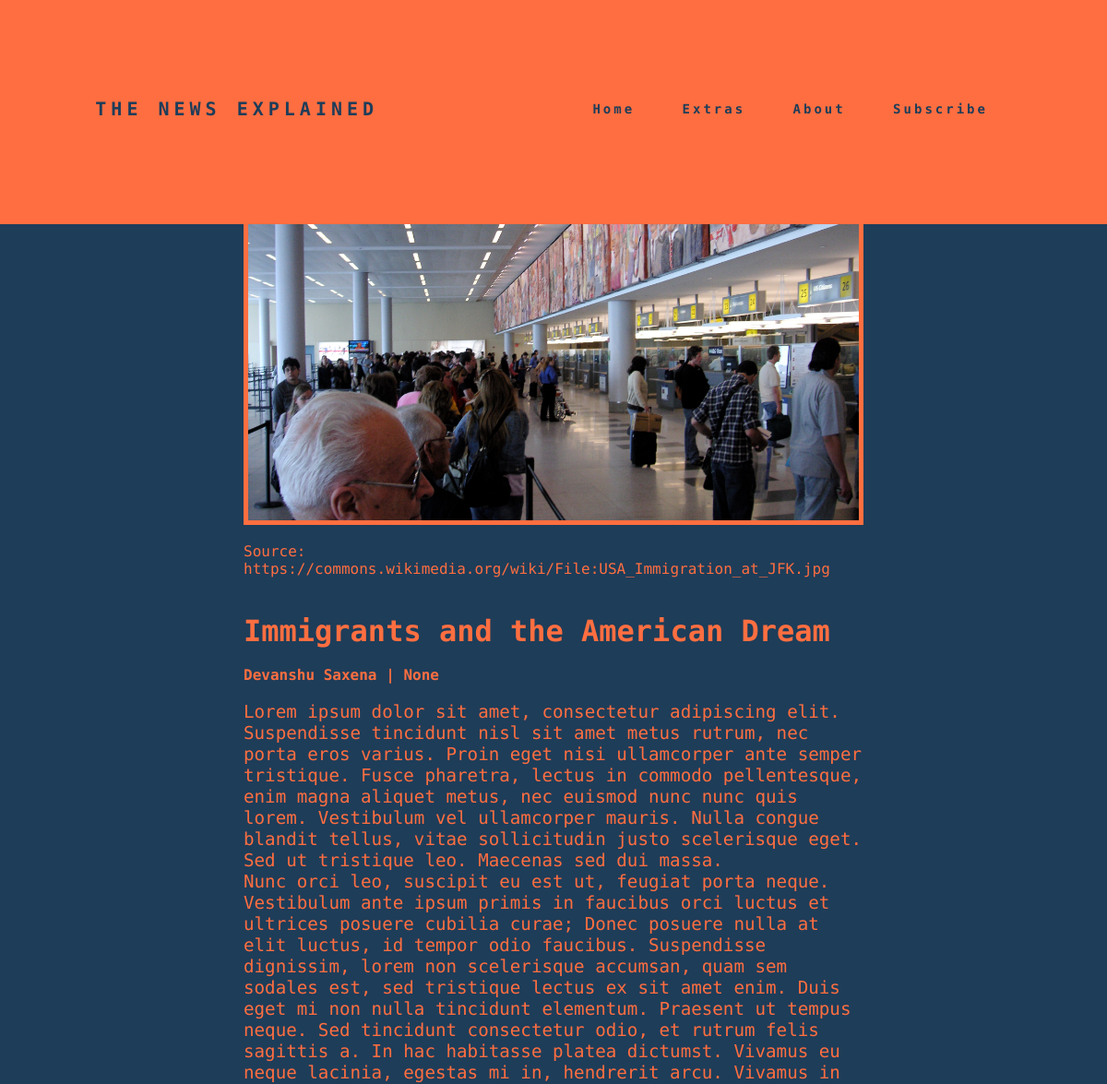
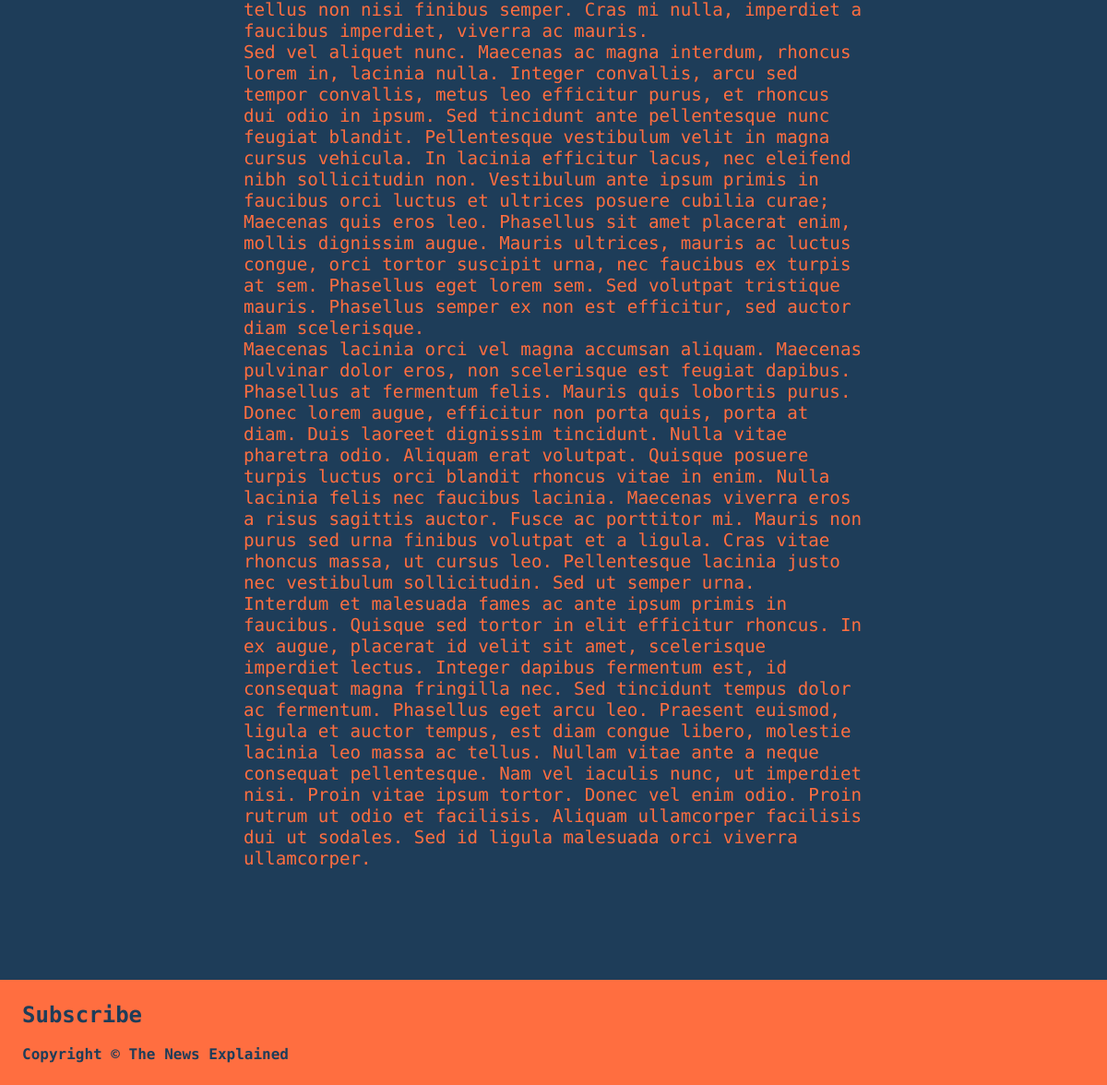
/posts/extras/immigrants-and-american-dream/, run on the app's committed database (2 pictures, top to bottom).
### blog/models.py (models this page shows, shortened)
class Extras(models.Model):
    title = models.CharField(max_length=200, unique=True)
    slug = models.SlugField(max_length=200, unique=True)
    created_on = models.DateTimeField(auto_now_add=True, null=True, blank=True)
    short_description = RichTextField(blank=True, null=True)
    content = RichTextField(blank=True, null=True)
    status = models.IntegerField(choices=STATUS, default=0)
    header_image = models.ImageField(null=True, blank=True, upload_to="images/")
    image_source = models.CharField(max_length=600, null=True, blank=True)
    class Meta:
        ordering = ['-created_on']

### blog/views.py (the view)
# urls.py: path("posts/extras/<slug:slug>/", views.extrasDetail, name='extras_detail'),
def extrasDetail(request, slug):
    extras = Extras.objects.get(slug=slug)
    context = {'extras': extras}
    return render(request, 'blog/extras_detail.html', context)

### blog/templates/blog/extras_detail.html (shortened to what this page needs)
{% extends 'blog/base.html' %}
{% load static %}
{% block content %}
{% if extras.header_image.url != null %}
    <img  id="post_detail_img" src='{{ extras.header_image.url }}'>
    <a href="{{ extras.image_source }}"><p style="margin-left: 15%; padding-top: 2%;margin-right: 15%;">Source: {{ extras.image_source }}</p></a>
{% endif %}
<div class="post_detail_content">
    <h1>{{ extras.title }}</h1>
    <h4>Devanshu Saxena | {{ extras.created_on }}</h4>
    <p id="text">{{ extras.content | safe | linebreaks }}</p>
</div>
{% endblock content %}

### blog/static/blog/site.css (style rules this page uses)
* { margin: 0px; padding: 0px; font-family: "Source Code Pro", monospace; box-sizing: border-box; color: #ff6e40; }
* a { text-decoration: none; }
p { color: #ff6e40; }
body img { border: 5px solid #ff6e40; }
body { background-color: #1e3d59; color: #ff6e40; }
#post_detail_img { display: block; margin-left: auto; margin-right: auto; width: 70%; }
.post_detail_content { margin-top: 4%; margin-left: auto; margin-right: auto; width: 70%; letter-spacing: 4%; }
.post_detail_content p { font-size: larger; font-family: "Source Code Pro", monospace; }
.post_detail_content h1 { font-size: xx-large; }

### data on the page
Extras: header_image (picture), image_source "https://commons.wikimedia.org/wiki/File:USA_Immigration_at_JFK.jpg", title "Immigrants and the American Dream", created_on "None", content "Lorem ipsum dolor sit amet, consectetur adipiscing elit. Suspendisse tincidunt nisl sit amet metus rutrum, nec porta eros varius. Proin eget nisi ullamcorper ante semper tristique. Fusce pharetra, lectus in commodo pellentesque, enim magna aliquet metus, nec euismod nunc nunc quis lorem. Vestibulum vel ullamcorper mauris. Nulla congue blandit tellus, vitae sollicitudin justo scelerisque eget. Sed ut tristique leo. Maecenas sed dui massa. Nunc orci leo, suscipit eu est ut, feugiat porta neque. Vestibulum ante ipsum primis in faucibus orci luctus et ultrices posuere cubilia curae; Donec posuere nulla at elit luctus, id tempor odio faucibus. Suspendisse dignissim, lorem non scelerisque…"
